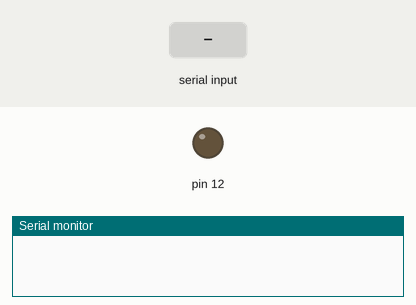
Recording of a sketch running on a simulated Arduino Uno, built with avr-gcc and run on an emulated ATmega328P. On the bench: output pins drawn as LEDs (lit = HIGH), the last lines printed to the serial monitor. Inputs (shaded band) come from the test bench.

Above: at 1.2 s.
1.3 s: "1" received over Serial
At 2.5 s:
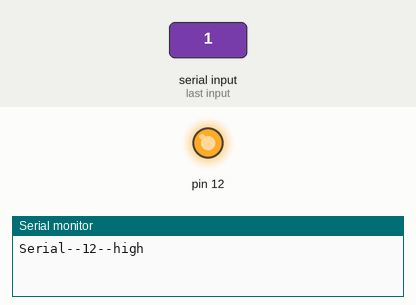
2.8 s: "2" received over Serial
At 3.7 s:
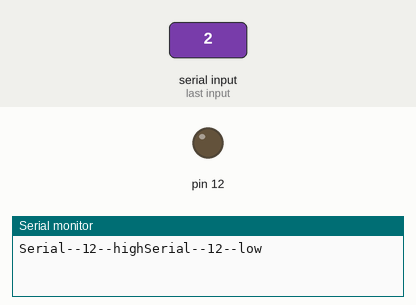
Timing chart, 0 to 5.8 s (numbered marks = the images above; inputs shaded):
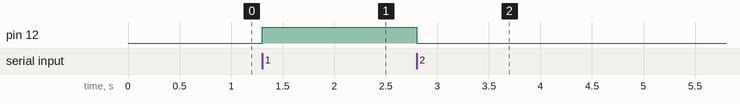

The sketch:

hc05_.ino
```cpp
void setup()
{

  Serial.begin(38400);
  pinMode(12, OUTPUT);
}

void loop()
{
  while(Serial.available())
   {
     char c=Serial.read();
      if(c=='1')
        {
//          Serial.println("Hello");
          Serial.write("Serial--12--high");//返回到手机调试程序上
          digitalWrite(12, HIGH);
        }
       if(c=='2')
       {
        Serial.write("Serial--12--low");
        digitalWrite(12, LOW);
       }
   }
}
```

Measured:
- after the input at 1.3 s, pin 12: LOW → HIGH at once
- after the input at 2.8 s, pin 12: HIGH → LOW at once
